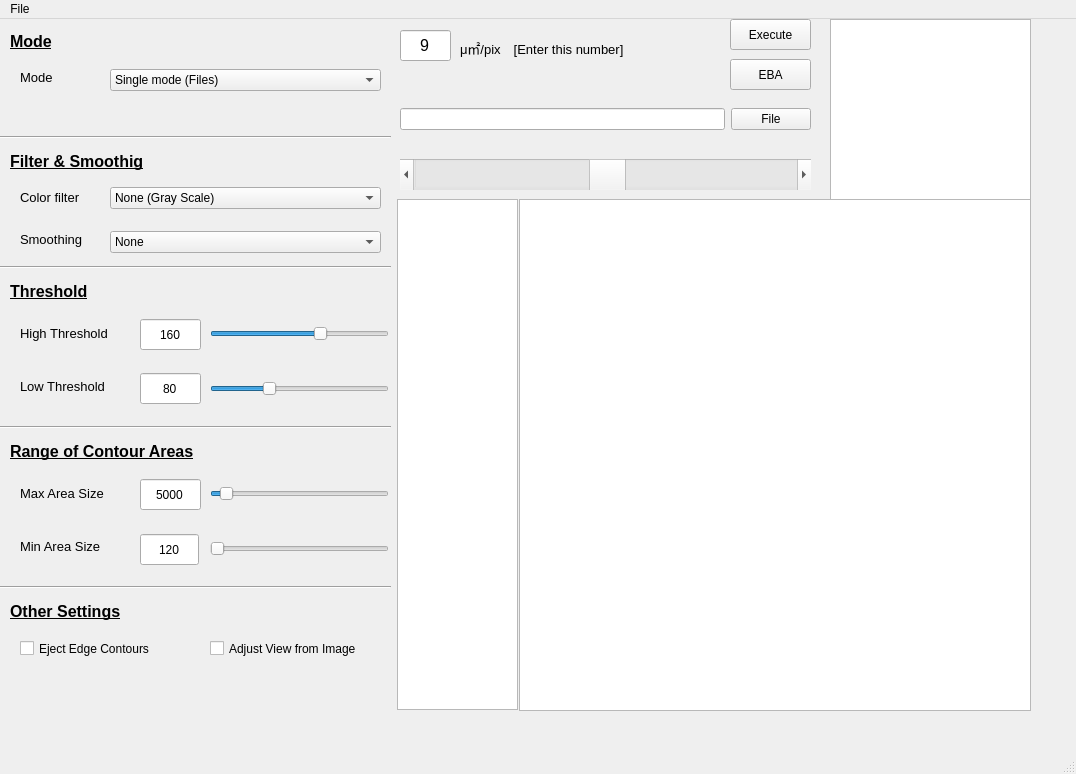
<?xml version="1.0" encoding="UTF-8"?>
<ui version="4.0">
 <class>Qt_CV_MainWindow</class>
 <widget class="QMainWindow" name="Qt_CV_MainWindow">
  <property name="geometry">
   <rect>
    <x>0</x>
    <y>0</y>
    <width>1076</width>
    <height>774</height>
   </rect>
  </property>
  <property name="sizePolicy">
   <sizepolicy hsizetype="Expanding" vsizetype="Expanding">
    <horstretch>0</horstretch>
    <verstretch>0</verstretch>
   </sizepolicy>
  </property>
  <property name="mouseTracking">
   <bool>true</bool>
  </property>
  <property name="acceptDrops">
   <bool>false</bool>
  </property>
  <property name="windowTitle">
   <string>Qt_OpenCV</string>
  </property>
  <widget class="QWidget" name="centralwidget">
   <widget class="QWidget" name="layoutWidget">
    <property name="geometry">
     <rect>
      <x>400</x>
      <y>80</y>
      <width>411</width>
      <height>41</height>
     </rect>
    </property>
    <layout class="QHBoxLayout" name="horizontalLayout">
     <item>
      <widget class="QLineEdit" name="file_edit"/>
     </item>
     <item>
      <widget class="QPushButton" name="file_button">
       <property name="text">
        <string>File</string>
       </property>
      </widget>
     </item>
    </layout>
   </widget>
   <widget class="GraphicsLayoutWidget" name="pic_view">
    <property name="geometry">
     <rect>
      <x>519</x>
      <y>180</y>
      <width>512</width>
      <height>512</height>
     </rect>
    </property>
    <property name="viewportUpdateMode">
     <enum>QGraphicsView::FullViewportUpdate</enum>
    </property>
   </widget>
   <widget class="QPushButton" name="exec_button">
    <property name="geometry">
     <rect>
      <x>730</x>
      <y>0</y>
      <width>81</width>
      <height>31</height>
     </rect>
    </property>
    <property name="sizePolicy">
     <sizepolicy hsizetype="Minimum" vsizetype="Expanding">
      <horstretch>0</horstretch>
      <verstretch>0</verstretch>
     </sizepolicy>
    </property>
    <property name="text">
     <string>Execute</string>
    </property>
   </widget>
   <widget class="QScrollBar" name="file_scrollbar">
    <property name="geometry">
     <rect>
      <x>400</x>
      <y>140</y>
      <width>411</width>
      <height>31</height>
     </rect>
    </property>
    <property name="value">
     <number>50</number>
    </property>
    <property name="orientation">
     <enum>Qt::Horizontal</enum>
    </property>
   </widget>
   <widget class="QWidget" name="layoutWidget">
    <property name="geometry">
     <rect>
      <x>20</x>
      <y>290</y>
      <width>120</width>
      <height>101</height>
     </rect>
    </property>
    <layout class="QVBoxLayout" name="verticalLayout">
     <item>
      <widget class="QLabel" name="label">
       <property name="font">
        <font>
         <pointsize>10</pointsize>
        </font>
       </property>
       <property name="text">
        <string>High Threshold</string>
       </property>
      </widget>
     </item>
     <item>
      <widget class="QLabel" name="label_2">
       <property name="font">
        <font>
         <pointsize>10</pointsize>
        </font>
       </property>
       <property name="text">
        <string>Low Threshold</string>
       </property>
      </widget>
     </item>
    </layout>
   </widget>
   <widget class="PlotWidget" name="hist_view">
    <property name="geometry">
     <rect>
      <x>397</x>
      <y>180</y>
      <width>121</width>
      <height>511</height>
     </rect>
    </property>
   </widget>
   <widget class="Line" name="line">
    <property name="geometry">
     <rect>
      <x>0</x>
      <y>240</y>
      <width>391</width>
      <height>16</height>
     </rect>
    </property>
    <property name="orientation">
     <enum>Qt::Horizontal</enum>
    </property>
   </widget>
   <widget class="QComboBox" name="color_combo">
    <property name="geometry">
     <rect>
      <x>110</x>
      <y>168</y>
      <width>271</width>
      <height>22</height>
     </rect>
    </property>
    <item>
     <property name="text">
      <string>None (Gray Scale)</string>
     </property>
    </item>
    <item>
     <property name="text">
      <string>Red   (Extract Red Color)</string>
     </property>
    </item>
    <item>
     <property name="text">
      <string>Green(Extract Green Color)</string>
     </property>
    </item>
    <item>
     <property name="text">
      <string>Blue  (Extract Blue Color)</string>
     </property>
    </item>
   </widget>
   <widget class="QCheckBox" name="eject_edge_or_not">
    <property name="geometry">
     <rect>
      <x>20</x>
      <y>620</y>
      <width>171</width>
      <height>19</height>
     </rect>
    </property>
    <property name="text">
     <string>Eject Edge Contours</string>
    </property>
   </widget>
   <widget class="QLabel" name="label_5">
    <property name="geometry">
     <rect>
      <x>20</x>
      <y>170</y>
      <width>81</width>
      <height>16</height>
     </rect>
    </property>
    <property name="font">
     <font>
      <pointsize>10</pointsize>
     </font>
    </property>
    <property name="text">
     <string>Color filter</string>
    </property>
   </widget>
   <widget class="QLabel" name="label_6">
    <property name="geometry">
     <rect>
      <x>20</x>
      <y>210</y>
      <width>81</width>
      <height>21</height>
     </rect>
    </property>
    <property name="font">
     <font>
      <pointsize>10</pointsize>
     </font>
    </property>
    <property name="text">
     <string>Smoothing</string>
    </property>
   </widget>
   <widget class="QComboBox" name="smooth_combo">
    <property name="geometry">
     <rect>
      <x>110</x>
      <y>212</y>
      <width>271</width>
      <height>22</height>
     </rect>
    </property>
    <item>
     <property name="text">
      <string>None</string>
     </property>
    </item>
    <item>
     <property name="text">
      <string>Bilateral</string>
     </property>
    </item>
    <item>
     <property name="text">
      <string>GaussianBlur</string>
     </property>
    </item>
    <item>
     <property name="text">
      <string>medianBlur </string>
     </property>
    </item>
    <item>
     <property name="text">
      <string>Blur</string>
     </property>
    </item>
   </widget>
   <widget class="Line" name="line_2">
    <property name="geometry">
     <rect>
      <x>0</x>
      <y>400</y>
      <width>391</width>
      <height>16</height>
     </rect>
    </property>
    <property name="orientation">
     <enum>Qt::Horizontal</enum>
    </property>
   </widget>
   <widget class="QLabel" name="label_7">
    <property name="geometry">
     <rect>
      <x>10</x>
      <y>410</y>
      <width>321</width>
      <height>46</height>
     </rect>
    </property>
    <property name="font">
     <font>
      <family>Arial</family>
      <pointsize>12</pointsize>
      <weight>75</weight>
      <bold>true</bold>
      <underline>true</underline>
     </font>
    </property>
    <property name="text">
     <string>Range of Contour Areas</string>
    </property>
    <property name="textFormat">
     <enum>Qt::RichText</enum>
    </property>
   </widget>
   <widget class="QLabel" name="label_8">
    <property name="geometry">
     <rect>
      <x>10</x>
      <y>250</y>
      <width>131</width>
      <height>46</height>
     </rect>
    </property>
    <property name="font">
     <font>
      <family>Arial</family>
      <pointsize>12</pointsize>
      <weight>75</weight>
      <bold>true</bold>
      <underline>true</underline>
     </font>
    </property>
    <property name="text">
     <string>Threshold</string>
    </property>
    <property name="textFormat">
     <enum>Qt::RichText</enum>
    </property>
   </widget>
   <widget class="QLabel" name="label_9">
    <property name="geometry">
     <rect>
      <x>10</x>
      <y>120</y>
      <width>221</width>
      <height>46</height>
     </rect>
    </property>
    <property name="font">
     <font>
      <family>Arial</family>
      <pointsize>12</pointsize>
      <weight>75</weight>
      <bold>true</bold>
      <underline>true</underline>
     </font>
    </property>
    <property name="text">
     <string>Filter &amp; Smoothig</string>
    </property>
    <property name="textFormat">
     <enum>Qt::RichText</enum>
    </property>
   </widget>
   <widget class="Line" name="line_3">
    <property name="geometry">
     <rect>
      <x>0</x>
      <y>110</y>
      <width>391</width>
      <height>16</height>
     </rect>
    </property>
    <property name="orientation">
     <enum>Qt::Horizontal</enum>
    </property>
   </widget>
   <widget class="QLabel" name="label_10">
    <property name="geometry">
     <rect>
      <x>10</x>
      <y>0</y>
      <width>221</width>
      <height>46</height>
     </rect>
    </property>
    <property name="font">
     <font>
      <family>Arial</family>
      <pointsize>12</pointsize>
      <weight>75</weight>
      <bold>true</bold>
      <underline>true</underline>
     </font>
    </property>
    <property name="text">
     <string>Mode</string>
    </property>
    <property name="textFormat">
     <enum>Qt::RichText</enum>
    </property>
   </widget>
   <widget class="QComboBox" name="Mode_combo">
    <property name="geometry">
     <rect>
      <x>110</x>
      <y>50</y>
      <width>271</width>
      <height>22</height>
     </rect>
    </property>
    <item>
     <property name="text">
      <string>Single mode (Files)</string>
     </property>
    </item>
    <item>
     <property name="text">
      <string>For Folders   (SubDirectory)</string>
     </property>
    </item>
   </widget>
   <widget class="QLabel" name="label_11">
    <property name="geometry">
     <rect>
      <x>20</x>
      <y>50</y>
      <width>81</width>
      <height>16</height>
     </rect>
    </property>
    <property name="font">
     <font>
      <pointsize>10</pointsize>
     </font>
    </property>
    <property name="text">
     <string>Mode</string>
    </property>
   </widget>
   <widget class="Line" name="line_4">
    <property name="geometry">
     <rect>
      <x>0</x>
      <y>560</y>
      <width>391</width>
      <height>16</height>
     </rect>
    </property>
    <property name="orientation">
     <enum>Qt::Horizontal</enum>
    </property>
   </widget>
   <widget class="QLabel" name="label_12">
    <property name="geometry">
     <rect>
      <x>10</x>
      <y>570</y>
      <width>171</width>
      <height>46</height>
     </rect>
    </property>
    <property name="font">
     <font>
      <family>Arial</family>
      <pointsize>12</pointsize>
      <weight>75</weight>
      <bold>true</bold>
      <underline>true</underline>
     </font>
    </property>
    <property name="text">
     <string>Other Settings</string>
    </property>
    <property name="textFormat">
     <enum>Qt::RichText</enum>
    </property>
   </widget>
   <widget class="QWidget" name="layoutWidget">
    <property name="geometry">
     <rect>
      <x>20</x>
      <y>450</y>
      <width>121</width>
      <height>101</height>
     </rect>
    </property>
    <layout class="QVBoxLayout" name="verticalLayout_6">
     <item>
      <widget class="QLabel" name="label_3">
       <property name="font">
        <font>
         <pointsize>10</pointsize>
        </font>
       </property>
       <property name="text">
        <string>Max Area Size</string>
       </property>
      </widget>
     </item>
     <item>
      <widget class="QLabel" name="label_4">
       <property name="font">
        <font>
         <pointsize>10</pointsize>
        </font>
       </property>
       <property name="text">
        <string>Min Area Size</string>
       </property>
      </widget>
     </item>
    </layout>
   </widget>
   <widget class="QLineEdit" name="threshold1_edit">
    <property name="geometry">
     <rect>
      <x>140</x>
      <y>300</y>
      <width>61</width>
      <height>31</height>
     </rect>
    </property>
    <property name="sizePolicy">
     <sizepolicy hsizetype="Maximum" vsizetype="Expanding">
      <horstretch>0</horstretch>
      <verstretch>0</verstretch>
     </sizepolicy>
    </property>
    <property name="text">
     <string>160</string>
    </property>
    <property name="maxLength">
     <number>255</number>
    </property>
    <property name="alignment">
     <set>Qt::AlignCenter</set>
    </property>
   </widget>
   <widget class="QLineEdit" name="threshold2_edit">
    <property name="geometry">
     <rect>
      <x>140</x>
      <y>354</y>
      <width>61</width>
      <height>31</height>
     </rect>
    </property>
    <property name="sizePolicy">
     <sizepolicy hsizetype="Minimum" vsizetype="Expanding">
      <horstretch>0</horstretch>
      <verstretch>0</verstretch>
     </sizepolicy>
    </property>
    <property name="text">
     <string>80</string>
    </property>
    <property name="maxLength">
     <number>254</number>
    </property>
    <property name="alignment">
     <set>Qt::AlignCenter</set>
    </property>
   </widget>
   <widget class="QSlider" name="threshold1_slider">
    <property name="geometry">
     <rect>
      <x>210</x>
      <y>305</y>
      <width>179</width>
      <height>19</height>
     </rect>
    </property>
    <property name="sizePolicy">
     <sizepolicy hsizetype="Expanding" vsizetype="Fixed">
      <horstretch>0</horstretch>
      <verstretch>0</verstretch>
     </sizepolicy>
    </property>
    <property name="maximum">
     <number>254</number>
    </property>
    <property name="value">
     <number>160</number>
    </property>
    <property name="orientation">
     <enum>Qt::Horizontal</enum>
    </property>
   </widget>
   <widget class="QSlider" name="threshold2_slider">
    <property name="geometry">
     <rect>
      <x>210</x>
      <y>360</y>
      <width>179</width>
      <height>19</height>
     </rect>
    </property>
    <property name="maximum">
     <number>254</number>
    </property>
    <property name="value">
     <number>80</number>
    </property>
    <property name="orientation">
     <enum>Qt::Horizontal</enum>
    </property>
   </widget>
   <widget class="QLineEdit" name="min_area_edit">
    <property name="geometry">
     <rect>
      <x>140</x>
      <y>515</y>
      <width>59</width>
      <height>31</height>
     </rect>
    </property>
    <property name="sizePolicy">
     <sizepolicy hsizetype="Minimum" vsizetype="Expanding">
      <horstretch>0</horstretch>
      <verstretch>0</verstretch>
     </sizepolicy>
    </property>
    <property name="text">
     <string>120</string>
    </property>
    <property name="maxLength">
     <number>1000</number>
    </property>
    <property name="alignment">
     <set>Qt::AlignCenter</set>
    </property>
   </widget>
   <widget class="QLineEdit" name="max_area_edit">
    <property name="geometry">
     <rect>
      <x>140</x>
      <y>460</y>
      <width>61</width>
      <height>31</height>
     </rect>
    </property>
    <property name="sizePolicy">
     <sizepolicy hsizetype="Minimum" vsizetype="Expanding">
      <horstretch>0</horstretch>
      <verstretch>0</verstretch>
     </sizepolicy>
    </property>
    <property name="text">
     <string>5000</string>
    </property>
    <property name="alignment">
     <set>Qt::AlignCenter</set>
    </property>
   </widget>
   <widget class="QSlider" name="max_area_slider">
    <property name="geometry">
     <rect>
      <x>210</x>
      <y>465</y>
      <width>179</width>
      <height>19</height>
     </rect>
    </property>
    <property name="maximum">
     <number>90000</number>
    </property>
    <property name="value">
     <number>5000</number>
    </property>
    <property name="orientation">
     <enum>Qt::Horizontal</enum>
    </property>
   </widget>
   <widget class="QSlider" name="min_area_slider">
    <property name="geometry">
     <rect>
      <x>210</x>
      <y>520</y>
      <width>179</width>
      <height>19</height>
     </rect>
    </property>
    <property name="maximum">
     <number>90000</number>
    </property>
    <property name="value">
     <number>120</number>
    </property>
    <property name="orientation">
     <enum>Qt::Horizontal</enum>
    </property>
   </widget>
   <widget class="QCheckBox" name="form_view_or_image">
    <property name="geometry">
     <rect>
      <x>210</x>
      <y>620</y>
      <width>181</width>
      <height>19</height>
     </rect>
    </property>
    <property name="text">
     <string>Adjust View from Image</string>
    </property>
   </widget>
   <widget class="QLineEdit" name="threshold1_edit_2">
    <property name="geometry">
     <rect>
      <x>400</x>
      <y>11</y>
      <width>51</width>
      <height>31</height>
     </rect>
    </property>
    <property name="sizePolicy">
     <sizepolicy hsizetype="Maximum" vsizetype="Expanding">
      <horstretch>0</horstretch>
      <verstretch>0</verstretch>
     </sizepolicy>
    </property>
    <property name="font">
     <font>
      <pointsize>12</pointsize>
     </font>
    </property>
    <property name="text">
     <string>9</string>
    </property>
    <property name="maxLength">
     <number>1000</number>
    </property>
    <property name="alignment">
     <set>Qt::AlignCenter</set>
    </property>
   </widget>
   <widget class="QLabel" name="label_13">
    <property name="geometry">
     <rect>
      <x>460</x>
      <y>6</y>
      <width>271</width>
      <height>46</height>
     </rect>
    </property>
    <property name="font">
     <font>
      <pointsize>10</pointsize>
     </font>
    </property>
    <property name="text">
     <string>μ㎡/pix　[Enter this number]</string>
    </property>
   </widget>
   <widget class="GraphicsLayoutWidget" name="sub_view">
    <property name="geometry">
     <rect>
      <x>830</x>
      <y>0</y>
      <width>201</width>
      <height>181</height>
     </rect>
    </property>
   </widget>
   <widget class="QPushButton" name="EBA_button">
    <property name="geometry">
     <rect>
      <x>730</x>
      <y>40</y>
      <width>81</width>
      <height>31</height>
     </rect>
    </property>
    <property name="sizePolicy">
     <sizepolicy hsizetype="Minimum" vsizetype="Expanding">
      <horstretch>0</horstretch>
      <verstretch>0</verstretch>
     </sizepolicy>
    </property>
    <property name="text">
     <string>EBA</string>
    </property>
   </widget>
  </widget>
  <widget class="QMenuBar" name="menubar">
   <property name="geometry">
    <rect>
     <x>0</x>
     <y>0</y>
     <width>1076</width>
     <height>29</height>
    </rect>
   </property>
   <widget class="QMenu" name="menuFile">
    <property name="title">
     <string>File</string>
    </property>
    <addaction name="actionQuit"/>
   </widget>
   <addaction name="menuFile"/>
  </widget>
  <widget class="QStatusBar" name="statusbar"/>
  <action name="actionQuit">
   <property name="text">
    <string>Quit</string>
   </property>
  </action>
 </widget>
 <customwidgets>
  <customwidget>
   <class>GraphicsLayoutWidget</class>
   <extends>QGraphicsView</extends>
   <header>pyqtgraph</header>
  </customwidget>
  <customwidget>
   <class>PlotWidget</class>
   <extends>QGraphicsView</extends>
   <header location="global">pyqtgraph</header>
  </customwidget>
 </customwidgets>
 <resources/>
 <connections>
  <connection>
   <sender>actionQuit</sender>
   <signal>triggered()</signal>
   <receiver>Qt_CV_MainWindow</receiver>
   <slot>close()</slot>
   <hints>
    <hint type="sourcelabel">
     <x>-1</x>
     <y>-1</y>
    </hint>
    <hint type="destinationlabel">
     <x>334</x>
     <y>323</y>
    </hint>
   </hints>
  </connection>
 </connections>
</ui>
